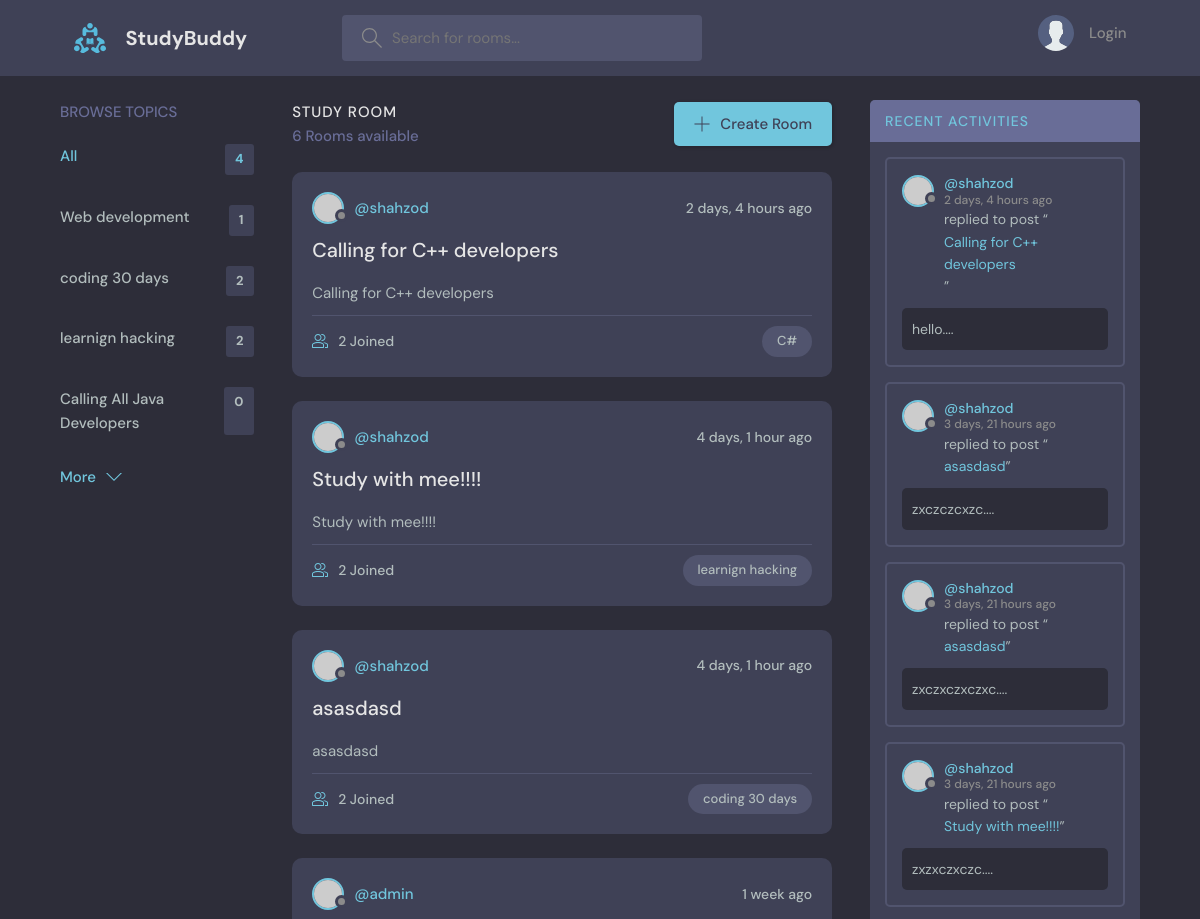
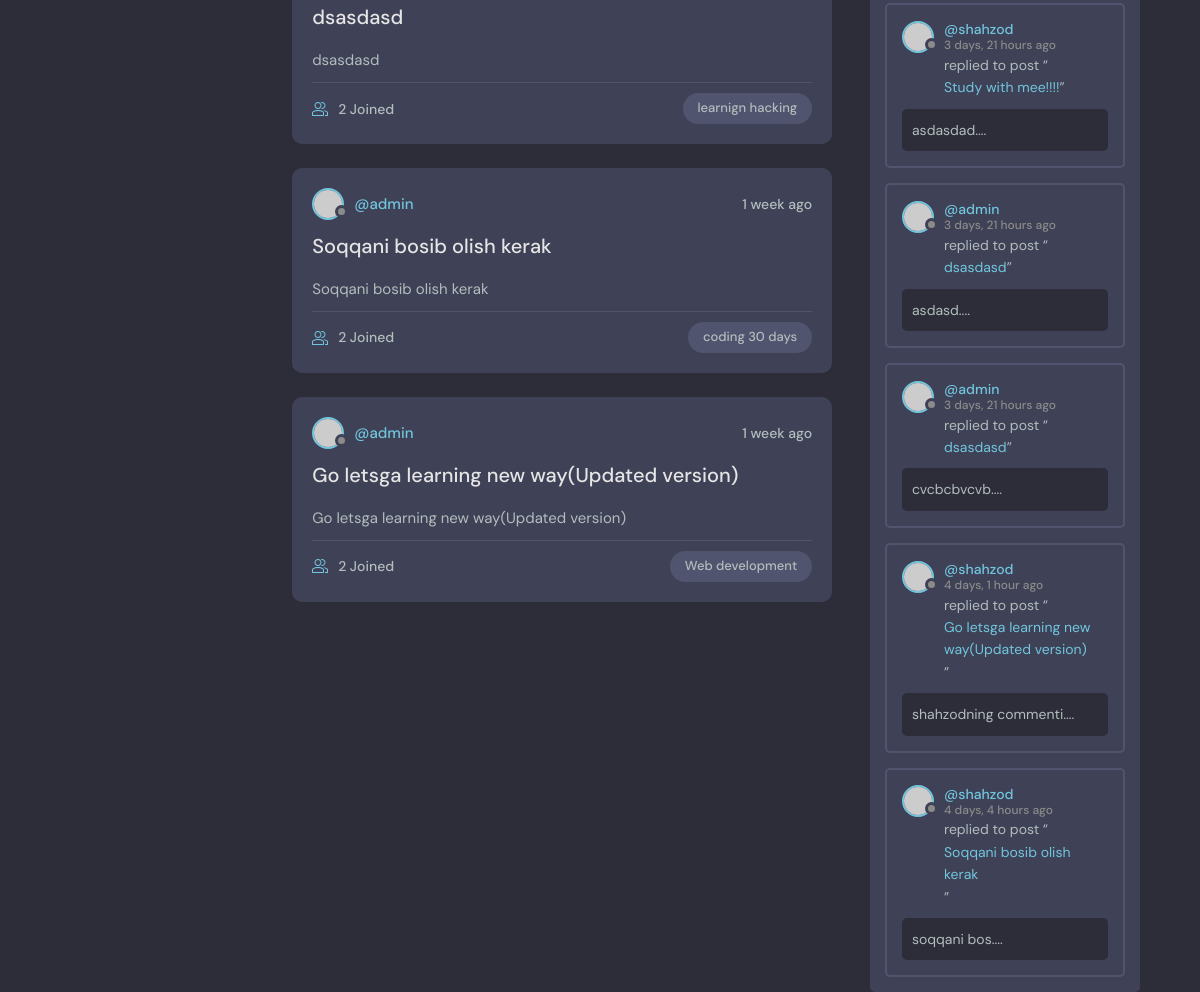
The page / on the database its author committed (2 pictures, top to bottom).
### base/models.py (models this page shows, shortened)
class Topic(models.Model):
    name = models.CharField(max_length = 200)

class Room(models.Model):
    host = models.ForeignKey(User, on_delete = models.SET_NULL,null=True)
    name = models.CharField(max_length =200)
    description = models.TextField(null=True,blank=True)
    updated = models.DateTimeField(auto_now = True)
    participantes = models.ManyToManyField(User,related_name='participantes')
    created = models.DateTimeField(auto_now_add = True)
    topic = models.ForeignKey(Topic,on_delete = models.SET_NULL,null=True)
    def __str__(self):
        return self.name
    class Meta:
        ordering = ['-created']

class Message(models.Model):
    room = models.ForeignKey(Room,on_delete = models.SET_NULL,null=True)
    body = models.TextField()
    updated = models.DateTimeField(auto_now = True)
    created = models.DateTimeField(auto_now_add = True)
    user  = models.ForeignKey(User,on_delete = models.CASCADE)
    class Meta:
        ordering = ['-created','updated']
    def __str__(self):
        return self.body[:50]

### base/views.py (the view)
# urls.py: path('',views.home,name = 'home'),
def home(request):
    q = request.GET.get('q')if request.GET.get('q') != None else ""
    rooms = Room.objects.filter(Q(topic__name__contains = q)|
                                Q(name__contains = q)|
                                Q(description__contains = q))
    topics = Topic.objects.all()[:4]
    room_count = rooms.count()
    room_messages = Message.objects.filter(Q(room__topic__name__icontains = q))
    context = {'rooms':rooms,'topics':topics,
               'room_count':room_count,'room_messages':room_messages}
    return render(request,'base/home.html',context)

### templates/base/home.html (shortened to what this page needs)
{% extends 'main.html' %}
 {% block content%}
    <main class="layout layout--3">
      <div class="container">
        {% include 'base/topics.html' %}
        <div class="roomList">
          <div class="roomList__header">
            <div>
              <h2>Study Room</h2>
              <p>{{room_count}} Rooms available</p>
            </div>
            <a class="btn btn--main" href="{% url 'create_room' %}">
              <svg version="1.1" xmlns="http://www.w3.org/2000/svg" width="32" height="32" viewBox="0 0 32 32">
                <title>add</title>
                <path
                  d="M16.943 0.943h-1.885v14.115h-14.115v1.885h14.115v14.115h1.885v-14.115h14.115v-1.885h-14.115v-14.115z"></path>
              </svg>
              Create Room
            </a>
          </div>
          {% include 'base/feed_activity.html' %}
        </div>
        {% include 'base/recent_act.html' %}
      </div>
    </main>
{% endblock %}

### templates/base/topics.html
    <div class="topics">
        <div class="topics__header">
          <h2>Browse Topics</h2>
        </div>
        <ul class="topics__list">
          <li>
            <a href="{% url 'topics' %}" class="active">All <span>{{topics.count}}</span></a>
          </li>
          {% for topic in topics %}
          <li>
            <a href="{% url 'home' %}?q={{topic.name}}">{{topic.name}}<span>{{topic.room_set.all.count}}</span></a>
          </li>
          {% endfor %}
        </ul>
        <a class="btn btn--link" href="{% url 'topics' %}">
          More
          <svg version="1.1" xmlns="http://www.w3.org/2000/svg" width="32" height="32" viewBox="0 0 32 32">
            <title>chevron-down</title>
            <path d="M16 21l-13-13h-3l16 16 16-16h-3l-13 13z"></path>
          </svg>
        </a>
      </div>

### templates/base/feed_activity.html (shortened to what this page needs)
{% for room in rooms %}
<div class="roomListRoom">
    <div class="roomListRoom__header">
      <a href="{% url 'user_profile' room.host.id %}" class="roomListRoom__author">
        <div class="avatar avatar--small">
          <img src="https://randomuser.me/api/portraits/women/11.jpg" />
        </div>
        <span>@{{room.host.username}}</span>
      </a>
      <div class="roomListRoom__actions">
        <span>{{room.created|timesince}} ago</span>
      </div>
    </div>
    <div class="roomListRoom__content">
      <a href="{% url 'room' room.pk %}">{{room.name}}</a>
      <p>
        {{room}}
      </p>
    </div>
    <div class="roomListRoom__meta">
      <a href="room.html" class="roomListRoom__joined">
        {{room.participantes.count}} Joined
      </a>
      <p class="roomListRoom__topic">{{room.topic.name}}</p>
    </div>
  </div>
  {% endfor %}

### templates/base/recent_act.html (shortened to what this page needs)
 <div class="activities">
        <div class="activities__header">
          <h2><a href="{% url 'activities' %}">Recent Activities</a></h2>
        </div>
        {% for message in room_messages %}
        <div class="activities__box">
          <div class="activities__boxHeader roomListRoom__header">
            <a href="{% url 'user_profile' message.user.id %}" class="roomListRoom__author">
              <div class="avatar avatar--small">
                <img src="https://randomuser.me/api/portraits/women/11.jpg" />
              </div>
              <p>
                @{{message.user}}
                <span>{{message.created|timesince}} ago</span>
              </p>
            </a>
          </div>
          <div class="activities__boxContent">
            <p>replied to post “<a href="{% url 'room' message.id %}">{{message.room}}</a>”</p>
            <div class="activities__boxRoomContent">
                {{message}}....
            </div>
          </div>
        </div>
        {% endfor %}
      </div>

### rows shown on the page
Topic: name "Web development", room_set.all.count "1"
Topic: name "coding 30 days", room_set.all.count "2"
Topic: name "learnign hacking", room_set.all.count "2"
Topic: name "Calling All Java Developers", room_set.all.count "0"
Room: host.username "shahzod", created "2 days, 4 hours", name "Calling for C++ developers", participantes.count "2", topic.name "C#"
Room: host.username "shahzod", created "4 days, 1 hour", name "Study with mee!!!!", participantes.count "2", topic.name "learnign hacking"
Room: host.username "shahzod", created "4 days, 1 hour", name "asasdasd", participantes.count "2", topic.name "coding 30 days"
Room: host.username "admin", created "1 week", name "dsasdasd", participantes.count "2", topic.name "learnign hacking"
Room: host.username "admin", created "1 week", name "Soqqani bosib olish kerak", participantes.count "2", topic.name "coding 30 days"
Room: host.username "admin", created "1 week", name "Go letsga learning new way(Updated version)", participantes.count "2", topic.name "Web development"
Message: user "shahzod", created "2 days, 4 hours", room "Calling for C++ developers", body "hello"
Message: user "shahzod", created "3 days, 21 hours", room "asasdasd", body "zxczczcxzc"
Message: user "shahzod", created "3 days, 21 hours", room "asasdasd", body "zxczxczxczxc"
Message: user "shahzod", created "3 days, 21 hours", room "Study with mee!!!!", body "zxzxczxczc"
Message: user "shahzod", created "3 days, 21 hours", room "Study with mee!!!!", body "asdasdad"
Message: user "admin", created "3 days, 21 hours", room "dsasdasd", body "asdasd"
Message: user "admin", created "3 days, 21 hours", room "dsasdasd", body "cvcbcbvcvb"
Message: user "shahzod", created "4 days, 1 hour", room "Go letsga learning new way(Updated version)", body "shahzodning commenti"
Message: user "shahzod", created "4 days, 4 hours", room "Soqqani bosib olish kerak", body "soqqani bos"

### other values the page prints
{{ topics.count }} "4"
{{ room_count }} "6"
